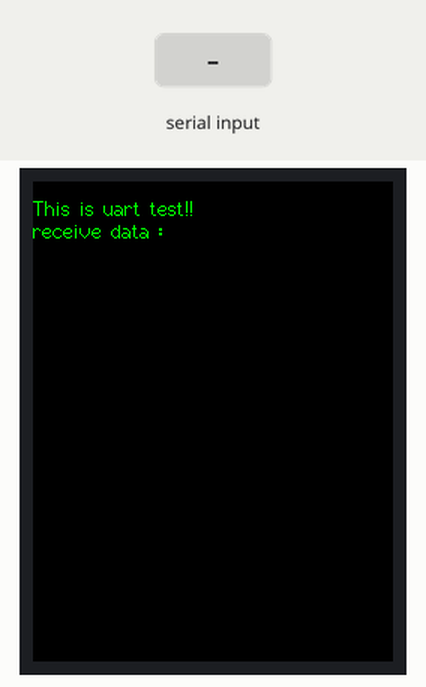
Recording of a sketch running on a simulated ESP32. Parts: 240×320 colour display. The inputs (shaded band) are chosen by the test bench. What the sketch prints to the serial monitor is not drawn.

Above: at 1.4 s.
1.5 s: "1\n" received over Serial
4.7 s: "0\n" received over Serial
7.8 s: "2\n" received over Serial
Timing chart, 0 to 10.8 s (numbered marks = the images above; inputs shaded):
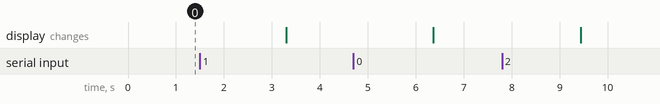

The sketch:

Uart_test.ino
```cpp
//This program is a demo of how to use uart to send and receive messages

//pin usage as follow:
//                   CS  DC/RS  RESET    SDI/MOSI  SCK   SDO/MISO  BL    VCC    GND
//ESP32-WROOM-32E:   15    2   ESP32-EN     13      14      12     21    5V     GND

/***********************************************************************************
* @attention
*
* THE PRESENT FIRMWARE WHICH IS FOR GUIDANCE ONLY AIMS AT PROVIDING CUSTOMERS
* WITH CODING INFORMATION REGARDING THEIR PRODUCTS IN ORDER FOR THEM TO SAVE
* TIME. AS A RESULT, QD electronic SHALL NOT BE HELD LIABLE FOR ANY
* DIRECT, INDIRECT OR CONSEQUENTIAL DAMAGES WITH RESPECT TO ANY CLAIMS ARISING
* FROM THE CONTENT OF SUCH FIRMWARE AND/OR THE USE MADE BY CUSTOMERS OF THE
* CODING INFORMATION CONTAINED HEREIN IN CONNECTION WITH THEIR PRODUCTS.
**********************************************************************************/
#include <TFT_eSPI.h>


String r_data;

TFT_eSPI my_lcd = TFT_eSPI();

void setup()
{
  Serial.begin(115200); //Set the serial port baud rate 115200
  my_lcd.begin();
  my_lcd.setRotation(0);
  my_lcd.fillScreen(TFT_BLACK);
  my_lcd.setTextColor(TFT_GREEN);
  my_lcd.drawString("This is uart test!!",0,10,2);
  my_lcd.drawString("receive data :",0,25,2);
  my_lcd.setTextColor(TFT_WHITE);
  Serial.println(55, BIN); //Binary
  Serial.println(55, OCT); //octonary
  Serial.println(55, DEC); //decimalism
  Serial.println(55, HEX); //hexadecimal
  Serial.println(9.19999, 0); //Keep 0 decimal places
  Serial.println(9.11999, 1); //Keep 1 decimal places
  Serial.println(9.11119, 4); //Keep 4 decimal places
  Serial.println('Q');
  Serial.println("Hello! this send.");
  Serial.print("x =");
  Serial.print(20);
  Serial.print(",y =");
  Serial.print(40);
  Serial.print('\n');
}
void loop()
{
  int i = 0,j=0;
  String temp;
  if(Serial.available() > 0)//Serial port receives data
  {
      r_data = Serial.readString();//Obtain the data received by the serial port
      Serial.println(r_data);
      //Serial.println(r_data.length());
      my_lcd.fillRect(0, 40, my_lcd.width(), my_lcd.height()-40,TFT_BLACK);
      if((r_data.length()-1)<30)
      {
        my_lcd.drawString(r_data,5,40,2);
      }
      else
      {
        for(i=0; i<=((r_data.length()-1)/29); i++)
        {
          j = r_data.length()-i*29;
          if(j<29)
          {
              temp = r_data.substring(29*i);
          }
          else
          {
            temp = r_data.substring(29*i,29*i+29);
          }
          my_lcd.drawString(temp,5,40+15*i,2);
        }
      }
  }
  delay(1000);
}
```
